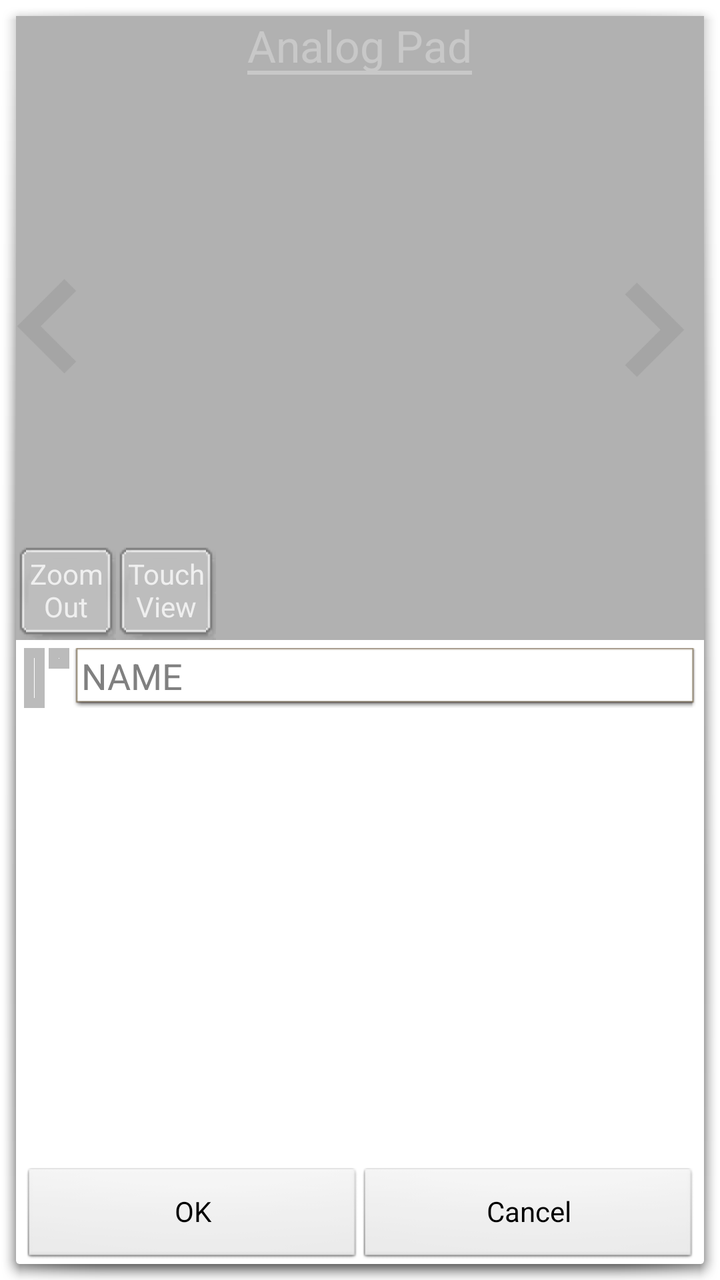
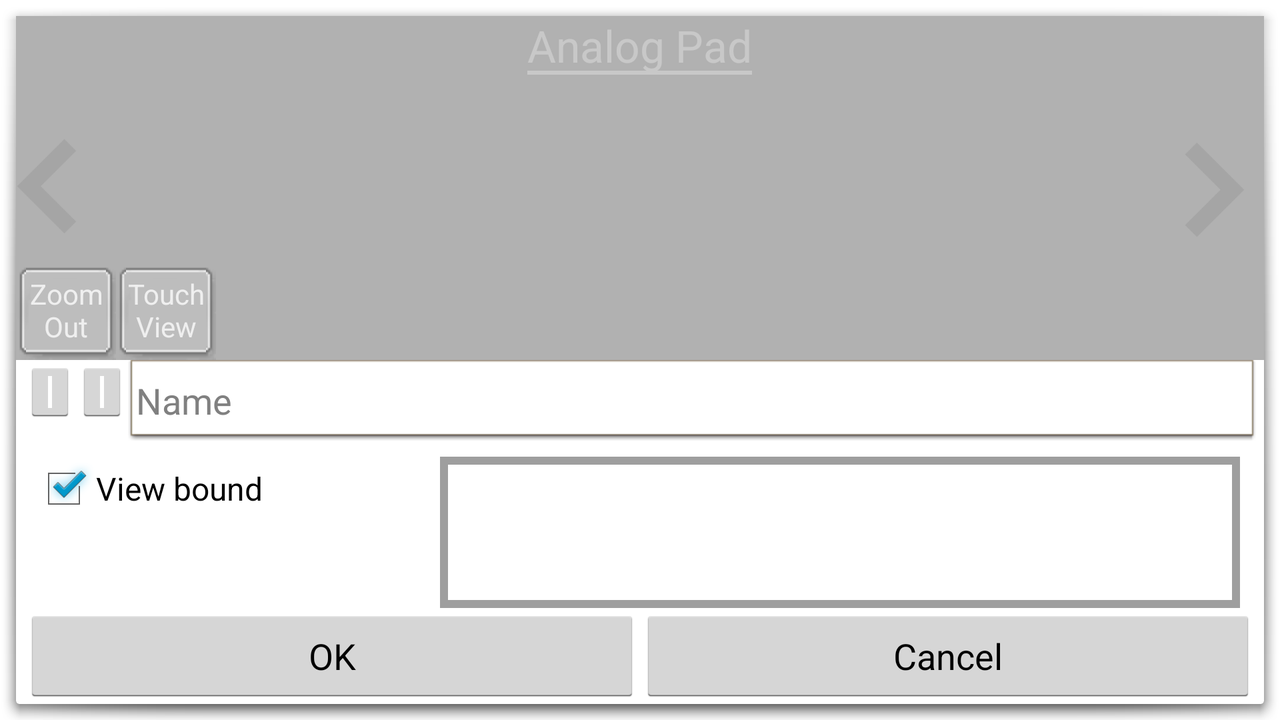

The same Android screen from two of the app's own layout files: first res/layout/ as a phone draws it, then the repository's variant for another configuration, drawn on a device whose configuration selects that folder. Both files follow.
<!-- AndroidManifest.xml: activity theme android:Theme.Holo.Light.NoActionBar -->
<!-- res/layout/activity_edit_button.xml -->
<?xml version="1.0" encoding="utf-8"?>
<LinearLayout xmlns:android="http://schemas.android.com/apk/res/android"
    android:layout_width="fill_parent"
    android:layout_height="fill_parent"
    android:weightSum="2"
    android:id="@+id/layoutRootEB"
    android:background="@drawable/abc_popup_background_mtrl_mult"
    android:orientation="vertical">

    <FrameLayout
        android:layout_width="fill_parent"
        android:layout_height="fill_parent"
        android:layout_weight="1"
        android:background="#ffb1b1b1"
        android:id="@+id/viewItemEB">

        <TextView
            android:layout_width="50dp"
            android:layout_height="50dp"
            android:text="Zoom Out"
            android:id="@+id/zoomOutEB"
            android:layout_gravity="left|bottom"
            android:textColor="#ffffffff"
            android:background="@drawable/bg_keyboard"
            android:padding="2dp"
            android:gravity="center"
            android:alpha="0.8"
            android:shadowColor="#fc5c5c5c" />

        <TextView
            android:layout_width="50dp"
            android:layout_height="50dp"
            android:text="Touch View"
            android:id="@+id/touchViewEB"
            android:layout_gravity="left|bottom"
            android:textColor="#ffffffff"
            android:background="@drawable/bg_keyboard"
            android:padding="2dp"
            android:gravity="center"
            android:layout_marginLeft="50dp"
            android:alpha="0.8"
            android:shadowColor="#fc5c5c5c" />

        <TextView
            android:layout_width="wrap_content"
            android:layout_height="wrap_content"
            android:textAppearance="?android:attr/textAppearanceLarge"
            android:text="Analog Pad"
            android:id="@+id/textTypeEB"
            android:layout_gravity="center_horizontal|top"
            android:background="@drawable/abc_cab_background_top_mtrl_alpha"
            android:alpha="0.3"
            android:textColor="#ffffffff"
            android:backgroundTint="#ffffffff" />

        <ImageButton
            android:layout_width="40dp"
            android:layout_height="50dp"
            android:id="@+id/backTypeEB"
            android:layout_gravity="left|center_vertical"
            android:src="@drawable/icon_arrow"
            android:scaleType="fitStart"
            android:background="#00000000"
            android:alpha="0.5" />

        <ImageButton
            android:layout_width="40dp"
            android:layout_height="50dp"
            android:id="@+id/nextTypeEB"
            android:layout_gravity="right|center_vertical"
            android:src="@drawable/icon_arrow"
            android:scaleType="fitEnd"
            android:rotation="180"
            android:background="#00000000"
            android:alpha="0.5" />

    </FrameLayout>

    <LinearLayout
        android:orientation="vertical"
        android:layout_width="fill_parent"
        android:layout_height="fill_parent"
        android:layout_weight="1">

        <LinearLayout
            android:orientation="horizontal"
            android:layout_width="match_parent"
            android:layout_height="wrap_content"
            android:padding="4dp">

            <ImageButton
                android:layout_width="wrap_content"
                android:layout_height="match_parent"
                android:id="@+id/icon1EB"
                android:src="#ffffff"
                android:padding="5dp"
                android:background="#bbbbbb"
                android:layout_marginRight="6px"
                android:scaleType="fitCenter"
                android:adjustViewBounds="true" />

            <ImageButton
                android:layout_width="wrap_content"
                android:layout_height="wrap_content"
                android:id="@+id/icon2EB"
                android:src="#ffffffff"
                android:padding="5dp"
                android:background="#ffbbbbbb"
                android:layout_marginRight="6px"
                android:scaleType="fitCenter" />

            <EditText
                android:layout_width="match_parent"
                android:layout_height="wrap_content"
                android:id="@+id/editNameEB"
                android:hint="NAME"
                android:layout_gravity="center"
                android:background="@android:drawable/editbox_dropdown_light_frame"
                android:imeOptions="actionDone"
                android:singleLine="true"
                android:paddingEnd="4dp"
                android:paddingStart="4dp"
                android:inputType="textCapCharacters" />

        </LinearLayout>

        <LinearLayout
            android:orientation="horizontal"
            android:layout_width="match_parent"
            android:layout_height="match_parent"
            android:weightSum="3"
            android:layout_marginLeft="8dp"
            android:layout_marginRight="8dp"
            android:layout_weight="1">

            <LinearLayout
                android:orientation="vertical"
                android:layout_width="0dp"
                android:layout_height="match_parent"
                android:layout_weight="1"
                android:id="@+id/content_setup">

            </LinearLayout>

            <LinearLayout
                android:orientation="vertical"
                android:layout_width="0dp"
                android:layout_height="match_parent"
                android:layout_weight="2"
                android:background="#ff9e9e9e">

                <ListView
                    android:layout_width="match_parent"
                    android:layout_height="match_parent"
                    android:id="@+id/listFunctionEB"
                    android:background="#ffffffff" />
            </LinearLayout>

        </LinearLayout>

        <LinearLayout
            android:orientation="horizontal"
            android:layout_width="match_parent"
            android:layout_height="wrap_content"
            android:background="@drawable/abc_ab_share_pack_holo_dark"
            android:layout_marginTop="4dp"
            android:layout_marginLeft="4dp"
            android:layout_marginRight="4dp">

            <Button
                android:layout_width="match_parent"
                android:layout_height="wrap_content"
                android:text="OK"
                android:id="@+id/btOkEB"
                android:layout_weight="1"
                style="@android:style/Widget.Button.Small" />

            <Button
                android:layout_width="match_parent"
                android:layout_height="match_parent"
                android:text="Cancel"
                android:id="@+id/btCancelEB"
                android:layout_weight="1"
                style="@android:style/Widget.Button.Small" />
        </LinearLayout>

    </LinearLayout>
</LinearLayout>
<!-- resources referenced by this layout -->
<resources>
  <!-- drawable bg_keyboard: png bitmap (drawable, 797 bytes) -->
  <!-- drawable icon_arrow: png bitmap (drawable, 4153 bytes) -->
</resources>
<!-- res/layout-land/activity_edit_button.xml (the repository's variant of the layout above) -->
<!-- drawn on the phone turned sideways -->
<?xml version="1.0" encoding="utf-8"?>
<LinearLayout xmlns:android="http://schemas.android.com/apk/res/android"
    android:layout_width="fill_parent"
    android:layout_height="fill_parent"
    android:weightSum="2"
    android:id="@+id/layoutRootEB"
    android:background="@drawable/abc_popup_background_mtrl_mult"
    android:orientation="vertical">

    <FrameLayout
        android:layout_width="fill_parent"
        android:layout_height="fill_parent"
        android:layout_weight="1"
        android:background="#ffb1b1b1"
        android:id="@+id/viewItemEB">

        <TextView
            android:layout_width="50dp"
            android:layout_height="50dp"
            android:text="Zoom Out"
            android:id="@+id/zoomOutEB"
            android:layout_gravity="left|bottom"
            android:textColor="#ffffffff"
            android:background="@drawable/bg_keyboard"
            android:padding="2dp"
            android:gravity="center"
            android:alpha="0.8" />

        <TextView
            android:layout_width="50dp"
            android:layout_height="50dp"
            android:text="Touch View"
            android:id="@+id/touchViewEB"
            android:layout_gravity="left|bottom"
            android:textColor="#ffffffff"
            android:background="@drawable/bg_keyboard"
            android:padding="2dp"
            android:gravity="center"
            android:layout_marginLeft="50dp"
            android:alpha="0.8" />

        <TextView
            android:layout_width="wrap_content"
            android:layout_height="wrap_content"
            android:textAppearance="?android:attr/textAppearanceLarge"
            android:text="Analog Pad"
            android:id="@+id/textTypeEB"
            android:layout_gravity="center_horizontal|top"
            android:background="@drawable/abc_cab_background_top_mtrl_alpha"
            android:alpha="0.3"
            android:textColor="#ffffffff"
            android:backgroundTint="#ffffffff" />

        <ImageButton
            android:layout_width="40dp"
            android:layout_height="50dp"
            android:id="@+id/backTypeEB"
            android:layout_gravity="left|center_vertical"
            android:src="@drawable/icon_arrow"
            android:scaleType="fitStart"
            android:background="#00000000"
            android:alpha="0.5" />

        <ImageButton
            android:layout_width="40dp"
            android:layout_height="50dp"
            android:id="@+id/nextTypeEB"
            android:layout_gravity="right|center_vertical"
            android:src="@drawable/icon_arrow"
            android:scaleType="fitEnd"
            android:rotation="180"
            android:background="#00000000"
            android:alpha="0.5" />

    </FrameLayout>

    <LinearLayout
        android:orientation="vertical"
        android:layout_width="fill_parent"
        android:layout_height="fill_parent"
        android:layout_weight="1">

        <LinearLayout
            android:orientation="horizontal"
            android:layout_width="match_parent"
            android:layout_height="wrap_content"
            android:layout_marginLeft="4dp"
            android:layout_marginRight="4dp">

            <ImageButton
                android:layout_width="wrap_content"
                android:layout_height="wrap_content"
                android:id="@+id/icon1EB"
                android:src="#ffffffff" />

            <ImageButton
                android:layout_width="wrap_content"
                android:layout_height="wrap_content"
                android:id="@+id/icon2EB"
                android:src="#ffffffff"
                android:backgroundTintMode="src_over" />

            <EditText
                android:layout_width="match_parent"
                android:layout_height="wrap_content"
                android:id="@+id/editNameEB"
                android:hint="Name"
                android:layout_gravity="center"
                android:background="@android:drawable/editbox_dropdown_light_frame"
                android:paddingTop="8dp"
                android:paddingBottom="8dp"
                android:paddingRight="4dp"
                android:paddingLeft="4dp"
                android:imeOptions="actionDone"
                android:backgroundTintMode="add"
                android:singleLine="true" />

        </LinearLayout>

        <LinearLayout
            android:orientation="horizontal"
            android:layout_width="match_parent"
            android:layout_height="wrap_content"
            android:weightSum="3"
            android:layout_marginLeft="8dp"
            android:layout_marginRight="8dp"
            android:layout_weight="1"
            android:layout_marginTop="8dp">

            <LinearLayout
                android:orientation="vertical"
                android:layout_width="0dp"
                android:layout_height="match_parent"
                android:layout_weight="1">

                <CheckBox
                    android:layout_width="wrap_content"
                    android:layout_height="wrap_content"
                    android:text="View bound"
                    android:id="@+id/check1EB"
                    android:checked="true"
                    android:visibility="visible" />

                <CheckBox
                    android:layout_width="wrap_content"
                    android:layout_height="wrap_content"
                    android:text="View bound"
                    android:id="@+id/check2EB"
                    android:checked="true"
                    android:visibility="invisible" />

                <CheckBox
                    android:layout_width="wrap_content"
                    android:layout_height="wrap_content"
                    android:text="View bound"
                    android:id="@+id/check3EB"
                    android:checked="true"
                    android:visibility="invisible" />
            </LinearLayout>

            <LinearLayout
                android:orientation="vertical"
                android:layout_width="0dp"
                android:layout_height="match_parent"
                android:layout_weight="2"
                android:divider="#00000000"
                android:layout_marginLeft="4dp"
                android:layout_marginRight="4dp"
                android:background="#ff9e9e9e">

                <ListView
                    android:layout_width="match_parent"
                    android:layout_height="match_parent"
                    android:id="@+id/listFunctionEB"
                    android:divider="#00000000"
                    android:layout_margin="4dp"
                    android:background="#ffffffff" />
            </LinearLayout>

        </LinearLayout>

        <LinearLayout
            android:orientation="horizontal"
            android:layout_width="match_parent"
            android:layout_height="wrap_content"
            android:layout_marginLeft="4dp"
            android:layout_marginRight="4dp"
            android:background="@drawable/abc_ab_share_pack_holo_dark">

            <Button
                android:layout_width="match_parent"
                android:layout_height="wrap_content"
                android:text="OK"
                android:id="@+id/btOkEB"
                android:layout_weight="1" />

            <Button
                android:layout_width="match_parent"
                android:layout_height="wrap_content"
                android:text="Cancel"
                android:id="@+id/btCancelEB"
                android:layout_weight="1" />
        </LinearLayout>

    </LinearLayout>
</LinearLayout>
